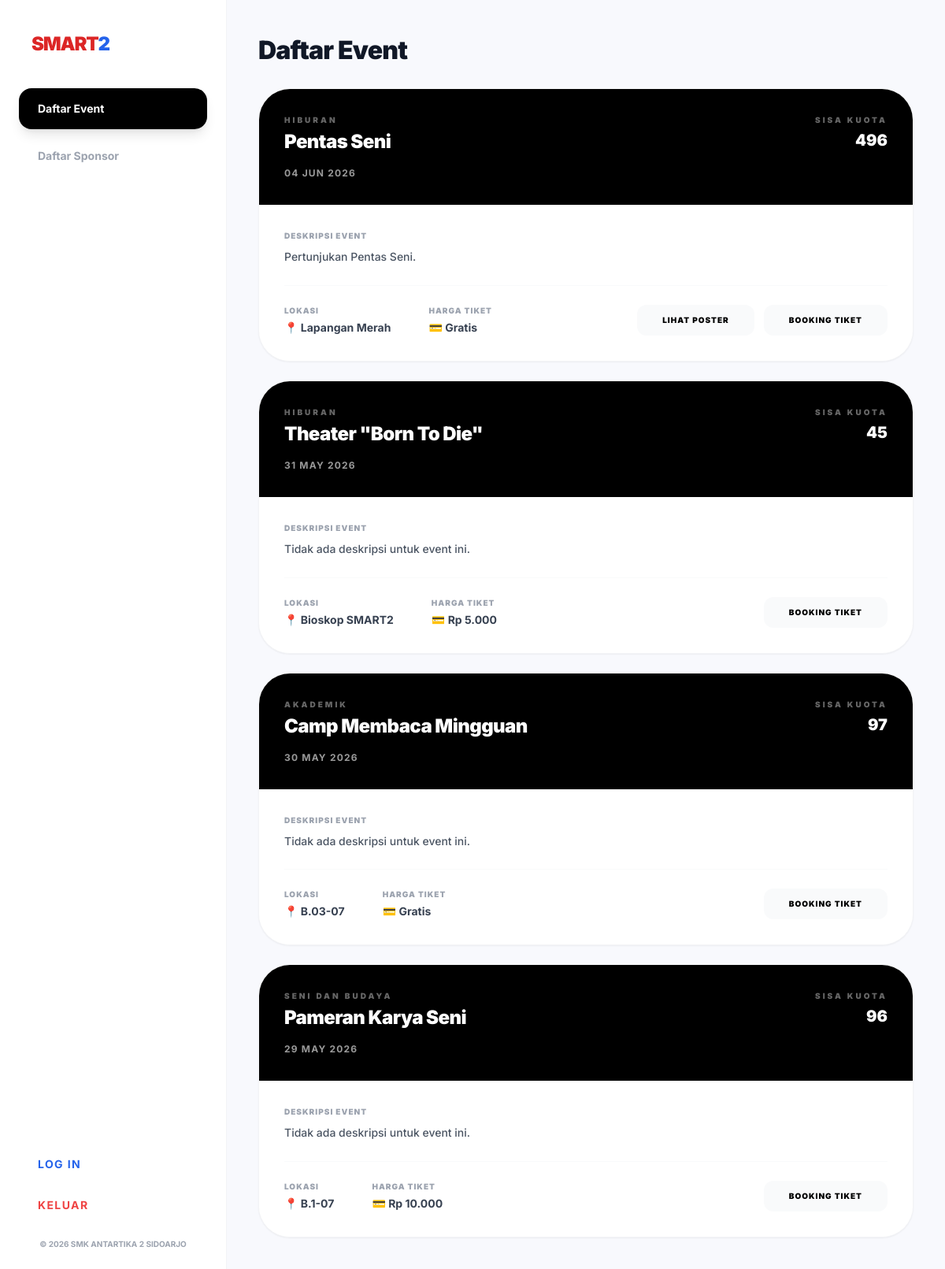
/daftar_event.php, run on the app's committed database.
### tables this page shows
CREATE TABLE `events` (
  `id` int(11) NOT NULL AUTO_INCREMENT,
  `nama_event` varchar(200) NOT NULL,
  `kategori` varchar(100) NOT NULL,
  `tanggal` date NOT NULL,
  `harga` varchar(50) NOT NULL,
  `kuota` int(11) NOT NULL DEFAULT 0,
  `lokasi` varchar(200) NOT NULL,
  `deskripsi` text DEFAULT NULL,
  `poster` varchar(255) DEFAULT NULL,

  PRIMARY KEY (`id`)
);

### daftar_event.php (the view, shortened to what this page needs)
<?php
include 'koneksi.php';
?>
<!DOCTYPE html>
<html lang="id">
<head>
    <script src="https://cdn.tailwindcss.com"></script>
</head>
<body class="bg-[#f8f9fd] flex min-h-screen">
    <?php include 'sidebar.php'; ?>
    <main class="flex-1 p-10 overflow-y-auto">
        <?php $page_title = "Daftar Event"; ?>
        <?php if ($role == 'user') : include 'header_user.php'; ?>
        <?php else : ?>
            <div class="mb-6">
                <h2 class="text-[32px] font-black text-gray-900 tracking-tight <?php echo !empty($back_link) ? 'mt-4' : ''; ?>"><?php echo $page_title ?? ''; ?></h2>
            </div>
        <?php endif; ?>
        <div class="space-y-6 w-full">
            <?php
            $query = mysqli_query($conn, "SELECT * FROM events ORDER BY tanggal DESC");
            if(mysqli_num_rows($query) > 0) {
                while($row = mysqli_fetch_assoc($query)) {
            ?>
                <div class="bg-white rounded-[2.5rem] shadow-sm border border-gray-100 overflow-hidden transition-transform hover:scale-[1.005]">
                    <div class="bg-black p-8 text-white">
                        <div class="flex justify-between items-start">
                            <div>
                                <p class="text-[10px] font-black uppercase tracking-[0.3em] opacity-40 mb-1"><?php echo htmlspecialchars($row['kategori']); ?></p>
                                <h3 class="text-2xl font-black tracking-tight"><?php echo htmlspecialchars($row['nama_event']); ?></h3>
                            </div>
                            <div class="text-right">
                                <p class="text-[10px] font-black uppercase tracking-[0.3em] opacity-40 mb-1">Sisa Kuota</p>
                                <p class="text-xl font-black <?php echo ($row['kuota'] <= 10) ? 'text-red-500' : 'text-white'; ?>"><?php echo $row['kuota']; ?></p>
                            </div>
                        </div>
                        <p class="text-xs mt-4 font-bold opacity-60 uppercase tracking-widest"><?php echo date('d M Y', strtotime($row['tanggal'])); ?></p>
                    </div>
                    <div class="p-8 bg-white">
                        <p class="text-[10px] font-black text-gray-400 uppercase tracking-widest mb-2">Deskripsi Event</p>
                        <p class="text-sm font-medium text-gray-600 leading-relaxed mb-6">
                            <?php echo !empty($row['deskripsi']) ? htmlspecialchars($row['deskripsi']) : 'Tidak ada deskripsi untuk event ini.'; ?>
                        </p>
                        <div class="flex justify-between items-center pt-6 border-t border-gray-50">
                            <div class="flex gap-12">
                                <div>
                                    <p class="text-[10px] font-black text-gray-400 uppercase tracking-widest mb-1">Lokasi</p>
                                    <p class="text-sm font-bold text-gray-700">📍 <?php echo htmlspecialchars($row['lokasi']); ?></p>
                                </div>
                                <div>
                                    <p class="text-[10px] font-black text-gray-400 uppercase tracking-widest mb-1">Harga Tiket</p>
                                    <p class="text-sm font-bold text-gray-700">💳 <?php echo htmlspecialchars($row['harga']); ?></p>
                                </div>
                            </div>
                            <div class="flex gap-3">
                                <?php if (!empty($row['poster'])): ?>
                                <button onclick="tampilkanPoster('uploads/poster/<?php echo $row['poster']; ?>', '<?php echo htmlspecialchars(addslashes($row['nama_event'])); ?>')" class="bg-gray-50 px-8 py-3 rounded-xl text-[10px] font-black uppercase tracking-widest hover:bg-blue-600 hover:text-white transition">Lihat Poster</button>
                                <?php endif; ?>
                                <a href="booking_tiket.php?id=<?php echo $row['id']; ?>" class="bg-gray-50 px-8 py-3 rounded-xl text-[10px] font-black uppercase tracking-widest hover:bg-black hover:text-white transition">Booking Tiket</a>
                            </div>
                        </div>
                    </div>
                </div>
            <?php } } ?>
        </div>
    </main>
</body>
</html>

### sidebar.php (shortened to what this page needs)
<?php
$role = $_SESSION['role'] ?? '';
$current_page = basename($_SERVER['PHP_SELF']);
?>
<aside class="w-72 bg-white border-r border-gray-100 flex flex-col sticky top-0 h-screen">
    <div class="p-10">
        <h1 class="text-2xl font-black tracking-tighter">
            <span class="text-red-600">SMART</span><span class="text-blue-600">2</span>
        </h1>
    </div>
    <nav class="flex-1 px-6 space-y-2">
        <?php if ($role == 'admin') : ?>
            <a href="dashboard_admin.php" class="flex items-center px-6 py-4 rounded-2xl text-sm font-bold transition-all duration-200
                <?php echo ($current_page == 'dashboard_admin.php') ? 'bg-black text-white shadow-lg' : 'text-gray-400 hover:bg-gray-50 hover:text-black'; ?>">
                Dashboard Admin
            </a>
            <a href="kelola_event.php" class="flex items-center px-6 py-4 rounded-2xl text-sm font-bold transition-all duration-200
                <?php echo ($current_page == 'kelola_event.php') ? 'bg-black text-white shadow-lg' : 'text-gray-400 hover:bg-gray-50 hover:text-black'; ?>">
                Kelola Event
            </a>
            <a href="kelola_sponsor.php" class="flex items-center px-6 py-4 rounded-2xl text-sm font-bold transition-all duration-200
                <?php echo ($current_page == 'kelola_sponsor.php') ? 'bg-black text-white shadow-lg' : 'text-gray-400 hover:bg-gray-50 hover:text-black'; ?>">
                Kelola Sponsor
            </a>
            <a href="daftar_pembeli.php" class="flex items-center px-6 py-4 rounded-2xl text-sm font-bold transition-all duration-200
                <?php echo ($current_page == 'daftar_pembeli.php') ? 'bg-black text-white shadow-lg' : 'text-gray-400 hover:bg-gray-50 hover:text-black'; ?>">
                Daftar Pembeli
            </a>
            <a href="kelola_user.php" class="flex items-center px-6 py-4 rounded-2xl text-sm font-bold transition-all duration-200
                <?php echo ($current_page == 'kelola_user.php') ? 'bg-black text-white shadow-lg' : 'text-gray-400 hover:bg-gray-50 hover:text-black'; ?>">
                Kelola User
            </a>
        <?php else : ?>
            <a href="daftar_event.php" class="flex items-center px-6 py-4 rounded-2xl text-sm font-bold transition-all duration-200
                <?php echo ($current_page == 'daftar_event.php') ? 'bg-black text-white shadow-lg' : 'text-gray-400 hover:bg-gray-50 hover:text-black'; ?>">
                Daftar Event
            </a>
            <a href="sponsors.php" class="flex items-center px-6 py-4 rounded-2xl text-sm font-bold transition-all duration-200
                <?php echo ($current_page == 'sponsors.php') ? 'bg-black text-white shadow-lg' : 'text-gray-400 hover:bg-gray-50 hover:text-black'; ?>">
                Daftar Sponsor
            </a>
        <?php endif; ?>
    </nav>
    <div class="p-6 mt-auto">
        <?php if (!empty($role)) : ?>
            <a href="logout.php" class="flex items-center px-6 py-4 rounded-2xl text-sm font-bold text-red-500 hover:bg-red-50 transition-all duration-200 uppercase tracking-widest text-[10px]">
                Log Out
            </a>
        <?php else : ?>
            <a href="login.php" class="flex items-center px-6 py-4 rounded-2xl text-sm font-bold text-blue-600 hover:bg-blue-50 transition-all duration-200 uppercase tracking-widest text-[10px]">
                Log In
            </a>
            <a href="logout.php" class="flex items-center px-6 py-4 rounded-2xl text-sm font-bold text-red-500 hover:bg-red-50 transition-all duration-200 uppercase tracking-widest text-[10px]">
                Keluar
            </a>
        <?php endif; ?>
        <p class="text-[10px] text-center text-gray-400 font-bold mt-4 uppercase">© 2026 SMK Antartika 2 Sidoarjo</p>
    </div>
</aside>

### daftar_event.php (style rules this page uses)
body { font-family: 'Inter', sans-serif; }

### data on the page
events: kategori "HIBURAN", nama_event "Pentas Seni", kuota "496", tanggal "04 JUN 2026", deskripsi "Pertunjukan Pentas Seni.", lokasi "Lapangan Merah", harga "Gratis"
events: kategori "HIBURAN", nama_event "Theater \"Born To Die\"", kuota "45", tanggal "31 MAY 2026", deskripsi "Tidak ada deskripsi untuk event ini.", lokasi "Bioskop SMART2", harga "Rp 5.000"
events: kategori "AKADEMIK", nama_event "Camp Membaca Mingguan", kuota "97", tanggal "30 MAY 2026", deskripsi "Tidak ada deskripsi untuk event ini.", lokasi "B.03-07", harga "Gratis"
events: kategori "SENI DAN BUDAYA", nama_event "Pameran Karya Seni", kuota "96", tanggal "29 MAY 2026", deskripsi "Tidak ada deskripsi untuk event ini.", lokasi "B.1-07", harga "Rp 10.000"

### other printed values
$page_title "Daftar Event"
